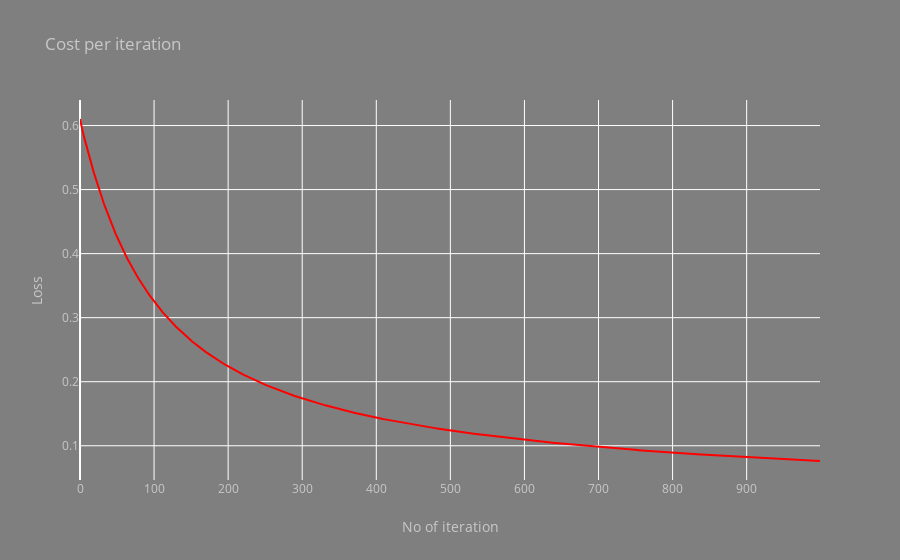

Notebook cell for this chart:
### Code cell
trace = go.Scatter(
    x = np.arange(1000),
    y = loss_,
    mode = 'lines',
    marker = dict(
        color = 'red'
    )
)
layout = go.Layout(
    title = "Cost per iteration",
    titlefont = dict(
        color = "rgba(200, 200, 200, 200)"
    ),
    xaxis = dict(
        title = "No of iteration",
        color = "rgba(200, 200, 200, 200)"
    ),
    yaxis = dict(
        title = "Loss",
        color = "rgba(200, 200, 200, 200)"
    ),
    paper_bgcolor='rgba(1,1,1,0.5)',
    plot_bgcolor='rgba(0,0,0,0)'
)

fig = go.Figure(data = trace, layout = layout)
fig.show()

### Figure 1 — Plotly figure (JSON) as saved in the notebook; plotly's stock layout.template omitted (floating-point values rounded to 4 significant figures; data arrays with more than 128 entries replaced by an {"elided": "..."} marker saying what was removed)
{"data": [{"marker": {"color": "red"}, "mode": "lines", "type": "scatter", "x": {"elided": "1000 int values"}, "y": {"elided": "1000 float values"}}], "layout": {"paper_bgcolor": "rgba(1,1,1,0.5)", "plot_bgcolor": "rgba(0,0,0,0)", "title": {"font": {"color": "rgba(200, 200, 200, 200)"}, "text": "Cost per iteration"}, "xaxis": {"color": "rgba(200, 200, 200, 200)", "title": {"text": "No of iteration"}}, "yaxis": {"color": "rgba(200, 200, 200, 200)", "title": {"text": "Loss"}}}}
